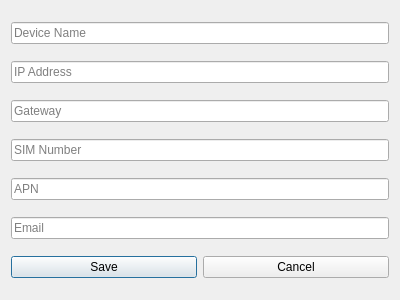
<?xml version="1.0" encoding="UTF-8"?>
<ui version="4.0">
    <class>DeviceSettingsDialog</class>
    <widget class="QDialog" name="DeviceSettingsDialog">
        <property name="geometry">
            <rect>
                <x>0</x>
                <y>0</y>
                <width>400</width>
                <height>300</height>
            </rect>
        </property>
        <property name="windowTitle">
            <string>Edit Device Settings</string>
        </property>
        <layout class="QVBoxLayout" name="verticalLayout">
            <item>
                <widget class="QLineEdit" name="nameLineEdit">
                    <property name="placeholderText">
                        <string>Device Name</string>
                    </property>
                </widget>
            </item>
            <item>
                <widget class="QLineEdit" name="ipLineEdit">
                    <property name="placeholderText">
                        <string>IP Address</string>
                    </property>
                </widget>
            </item>
            <item>
                <widget class="QLineEdit" name="gatewayLineEdit">
                    <property name="placeholderText">
                        <string>Gateway</string>
                    </property>
                </widget>
            </item>
            <item>
                <widget class="QLineEdit" name="simLineEdit">
                    <property name="placeholderText">
                        <string>SIM Number</string>
                    </property>
                </widget>
            </item>
            
            <item>
                <widget class="QLineEdit" name="apnLineEdit">
                    <property name="placeholderText">
                        <string>APN</string>
                    </property>
                </widget>
            </item>
            <item>
                <widget class="QLineEdit" name="emailLineEdit">
                    <property name="placeholderText">
                        <string>Email</string>
                    </property>
                </widget>
            </item>
            <item>
                <layout class="QHBoxLayout" name="buttonLayout">
                    <item>
                        <widget class="QPushButton" name="saveButton">
                            <property name="text">
                                <string>Save</string>
                            </property>
                        </widget>
                    </item>
                    <item>
                        <widget class="QPushButton" name="cancelButton">
                            <property name="text">
                                <string>Cancel</string>
                            </property>
                        </widget>
                    </item>
                </layout>
            </item>
        </layout>
    </widget>
    <resources/>
    <connections/>
</ui>
